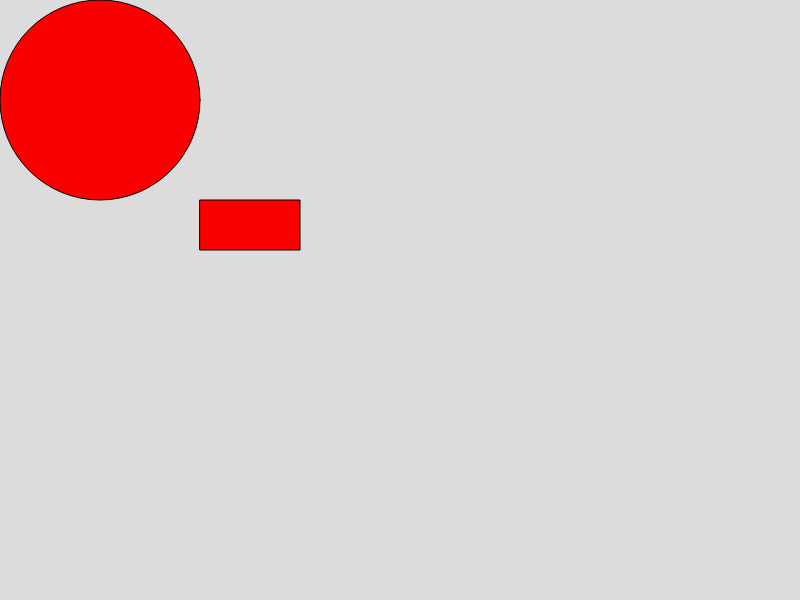
Frame 1 (no input)
Frame 60 (no input): identical to frame 1, image omitted
Frame 120 (the mouse pressed at the canvas centre since frame 60): identical to frame 1, image omitted

The p5.js sketch that drew this single still picture (run headless with seeded random() and noise() and a simulated clock; from frame 60 on, the mouse is pressed at the canvas centre):

// p5.js sketch
// ── sketch.js
let rects = { x: 200, y: 200, w: 100, h: 50 };
let circ = { x: 100, y: 100, r: 100 };

function setup() {
  createCanvas(800, 600);
}

function draw() {
  background(220);
  if (keyIsDown(UP_ARROW) || keyIsDown(87)) {
    circ.y -= 1;
  }
  if (keyIsDown(DOWN_ARROW) || keyIsDown(83)) {
    circ.y += 1;
  }
  if (keyIsDown(RIGHT_ARROW) || keyIsDown(68)) {
    circ.x += 1;
  }
  if (keyIsDown(LEFT_ARROW) || keyIsDown(65)) {
    circ.x -= 1;
  }
  if (collision()) {
    fill(0, 250, 0);
  } else [fill(250, 0, 0)];
  rect(rects.x, rects.y, rects.w, rects.h);
  circle(circ.x, circ.y, circ.r * 2);
  print(collision());
}

function collision() {
  let distX = Math.abs(circ.x - rects.x - rects.w / 2);
  let distY = Math.abs(circ.y - rects.y - rects.h / 2);

  if (distX > rects.w / 2 + circ.r) {
    return false;
  }
  if (distY > rects.h / 2 + circ.r) {
    return false;
  }
  if (distX <= rects.w / 2) {
    return true;
  }
  if (distY <= rects.h / 2) {
    return true;
  }
  let dx = distX - rects.w / 2;
  let dy = distY - rects.h / 2;
  return dx ** 2 + dy ** 2 <= circ.r ** 2;
}
